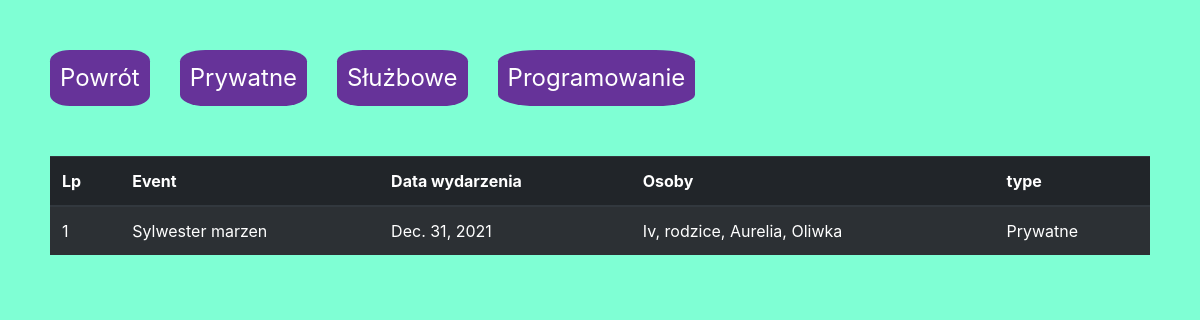
The app's page /wydarzenia/lista_wydarzen_filtr_prywatne with its own data.
### wydarzenia/models.py (models this page shows, shortened)
class Event(models.Model):
    title = models.TextField()
    data_wydarzenia = models.DateField()
    miejsce = models.CharField(max_length=255)
    osoby = models.CharField(max_length=500)
    rodzaj = models.PositiveSmallIntegerField(choices=type_event.TYPE_EVENT, default=0)

### wydarzenia/views.py (the view)
# urls.py: path('lista_wydarzen_filtr_prywatne', lista_wydarzen_filtr_prywatne, name='lista_wydarzen_filtr_prywatne'),
def lista_wydarzen_filtr_prywatne(requests):
    return render(requests, 'lista_wydarzen.html', {'wydarzenia': Event.objects.filter(rodzaj=0)})

### serial/templates/lista_wydarzen.html (shortened to what this page needs)
{% extends 'base.html' %}
{% load static %}
{% block styles %}
<link href="{% static 'serial/serial_style.css' %}" rel="stylesheet">
{% endblock %}
{% block content %}
<header>
    <div>
        <a href="/wydarzenia/wydarzenia_main">Powrót</a>
        <a class='filtr' href="{% url 'wydarzenia:lista_wydarzen_filtr_prywatne' %}">Prywatne</a>
        <a class='filtr' href="{% url 'wydarzenia:lista_wydarzen_filtr_sluzbowe' %}">Służbowe</a>
        <a class='filtr' href="{% url 'wydarzenia:lista_wydarzen_filtr_programowanie' %}">Programowanie</a>
    </div>
    <br><br>
</header>
<table class="table table-striped table-dark">
  <thead>
    <tr>
      <th scope="col">Lp</th>
      <th scope="col">Event</th>
      <th scope="col">Data wydarzenia</th>
      <th scope="col">Osoby</th>
      <th scope="col">type</th>
    </tr>
  </thead>
  <tbody>
{% for wydarzenie in wydarzenia %}
    <tr>
        <td>{{ forloop.counter }}</td>
        <td>{{ wydarzenie.title }}</td>
        <td>{{ wydarzenie.data_wydarzenia }}</td>
        <td>{{ wydarzenie.osoby }}</td>
        <td>{{ wydarzenie.get_rodzaj_display }}</td>
    </tr>
{% endfor %}
</tbody>
</table>
{% endblock %}

### serial/static/serial/serial_style.css (style rules this page uses)
body { background-color: aquamarine; margin: 50px 50px 150px 50px; }
header div a { font-size: x-large; color: white; margin-right: 30px ; margin-bottom: 50px; padding: 10px; background-color: rebeccapurple; border-radius: 20%; float: left; }

### records on screen
Event: title "Sylwester marzen", data_wydarzenia "Dec. 31, 2021", osoby "Iv, rodzice, Aurelia, Oliwka", rodzaj "Prywatne"
